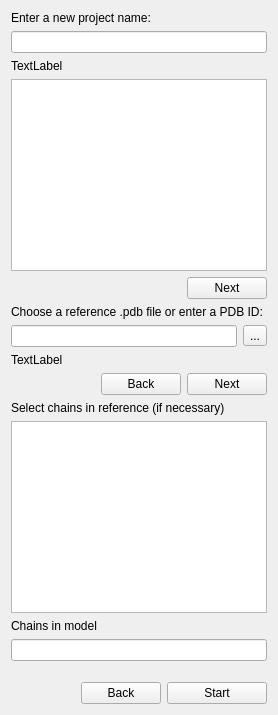
            <widget class="QWidget" name="prediction_analysis_page">
             <layout class="QVBoxLayout" name="verticalLayout_21">
              <item>
               <widget class="QLabel" name="label_18">
                <property name="text">
                 <string>Enter a new project name:</string>
                </property>
               </widget>
              </item>
              <item>
               <widget class="QLineEdit" name="txt_prediction_project_name"/>
              </item>
              <item>
               <widget class="QLabel" name="lbl_prediction_status_project_name">
                <property name="text">
                 <string>TextLabel</string>
                </property>
               </widget>
              </item>
              <item>
               <widget class="QListWidget" name="list_widget_projects"/>
              </item>
              <item>
               <layout class="QHBoxLayout" name="horizontalLayout_22">
                <item>
                 <spacer name="horizontalSpacer_8">
                  <property name="orientation">
                   <enum>Qt::Horizontal</enum>
                  </property>
                  <property name="sizeHint" stdset="0">
                   <size>
                    <width>40</width>
                    <height>20</height>
                   </size>
                  </property>
                 </spacer>
                </item>
                <item>
                 <widget class="QPushButton" name="btn_prediction_next_1">
                  <property name="maximumSize">
                   <size>
                    <width>125</width>
                    <height>16777215</height>
                   </size>
                  </property>
                  <property name="mouseTracking">
                   <bool>false</bool>
                  </property>
                  <property name="text">
                   <string>Next</string>
                  </property>
                 </widget>
                </item>
               </layout>
              </item>
              <item>
               <layout class="QVBoxLayout" name="verticalLayout_4">
                <item>
                 <widget class="QLabel" name="lbl_prediction_load_reference">
                  <property name="text">
                   <string>Choose a reference .pdb file or enter a PDB ID:</string>
                  </property>
                 </widget>
                </item>
                <item>
                 <layout class="QHBoxLayout" name="horizontalLayout_17">
                  <item>
                   <widget class="QLineEdit" name="txt_prediction_load_reference"/>
                  </item>
                  <item>
                   <widget class="QToolButton" name="btn_prediction_load_reference">
                    <property name="text">
                     <string>...</string>
                    </property>
                   </widget>
                  </item>
                 </layout>
                </item>
                <item>
                 <widget class="QLabel" name="lbl_prediction_status_load_reference">
                  <property name="text">
                   <string>TextLabel</string>
                  </property>
                 </widget>
                </item>
               </layout>
              </item>
              <item>
               <layout class="QHBoxLayout" name="horizontalLayout_2">
                <item>
                 <spacer name="horizontalSpacer_9">
                  <property name="orientation">
                   <enum>Qt::Horizontal</enum>
                  </property>
                  <property name="sizeHint" stdset="0">
                   <size>
                    <width>40</width>
                    <height>20</height>
                   </size>
                  </property>
                 </spacer>
                </item>
                <item>
                 <widget class="QPushButton" name="btn_prediction_back_2">
                  <property name="maximumSize">
                   <size>
                    <width>125</width>
                    <height>16777215</height>
                   </size>
                  </property>
                  <property name="mouseTracking">
                   <bool>false</bool>
                  </property>
                  <property name="text">
                   <string>Back</string>
                  </property>
                 </widget>
                </item>
                <item>
                 <widget class="QPushButton" name="btn_prediction_next_2">
                  <property name="maximumSize">
                   <size>
                    <width>125</width>
                    <height>16777215</height>
                   </size>
                  </property>
                  <property name="mouseTracking">
                   <bool>false</bool>
                  </property>
                  <property name="text">
                   <string>Next</string>
                  </property>
                 </widget>
                </item>
               </layout>
              </item>
              <item>
               <layout class="QVBoxLayout" name="verticalLayout_14">
                <item>
                 <widget class="QLabel" name="lbl_prediction_ref_chains">
                  <property name="text">
                   <string>Select chains in reference (if necessary)</string>
                  </property>
                 </widget>
                </item>
                <item>
                 <widget class="QListWidget" name="list_widget_ref_chains"/>
                </item>
                <item>
                 <widget class="QLabel" name="lbl_prediction_model_chains">
                  <property name="text">
                   <string>Chains in model</string>
                  </property>
                 </widget>
                </item>
                <item>
                 <widget class="QLineEdit" name="txt_prediction_chain_model"/>
                </item>
               </layout>
              </item>
              <item>
               <spacer name="verticalSpacer_2">
                <property name="orientation">
                 <enum>Qt::Vertical</enum>
                </property>
                <property name="sizeType">
                 <enum>QSizePolicy::MinimumExpanding</enum>
                </property>
                <property name="sizeHint" stdset="0">
                 <size>
                  <width>20</width>
                  <height>15</height>
                 </size>
                </property>
               </spacer>
              </item>
              <item>
               <layout class="QHBoxLayout" name="horizontalLayout_18">
                <item>
                 <spacer name="horizontalSpacer_7">
                  <property name="orientation">
                   <enum>Qt::Horizontal</enum>
                  </property>
                  <property name="sizeHint" stdset="0">
                   <size>
                    <width>40</width>
                    <height>20</height>
                   </size>
                  </property>
                 </spacer>
                </item>
                <item>
                 <widget class="QPushButton" name="btn_prediction_back_3">
                  <property name="maximumSize">
                   <size>
                    <width>125</width>
                    <height>16777215</height>
                   </size>
                  </property>
                  <property name="mouseTracking">
                   <bool>false</bool>
                  </property>
                  <property name="text">
                   <string>Back</string>
                  </property>
                 </widget>
                </item>
                <item>
                 <widget class="QPushButton" name="btn_prediction_start">
                  <property name="minimumSize">
                   <size>
                    <width>100</width>
                    <height>0</height>
                   </size>
                  </property>
                  <property name="maximumSize">
                   <size>
                    <width>125</width>
                    <height>16777215</height>
                   </size>
                  </property>
                  <property name="text">
                   <string>Start</string>
                  </property>
                 </widget>
                </item>
               </layout>
              </item>
             </layout>
            </widget>
